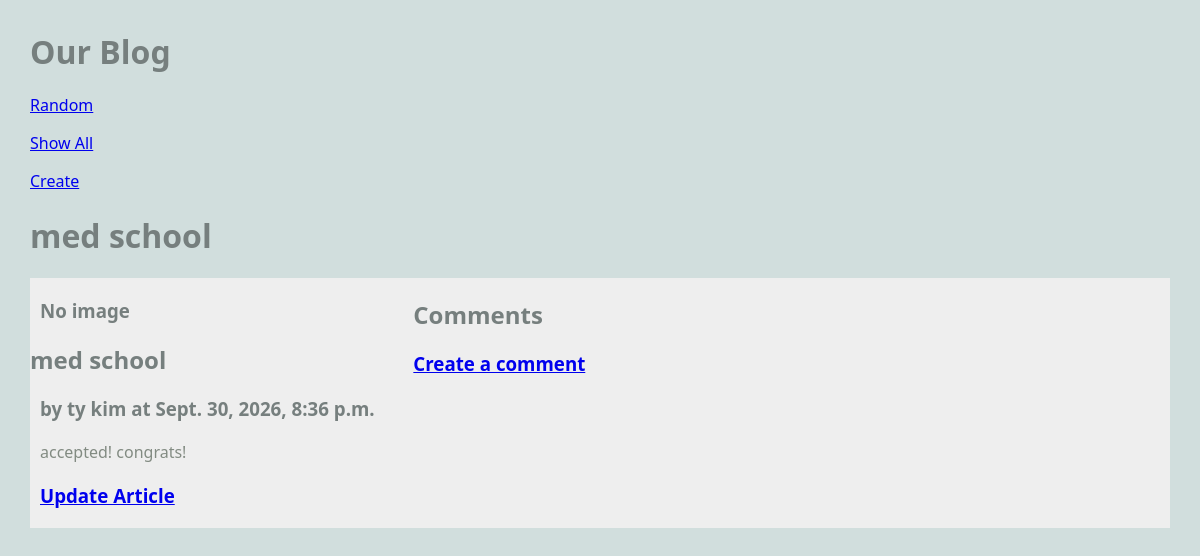
/blog/article/4, run on an earlier commit of the app's database.
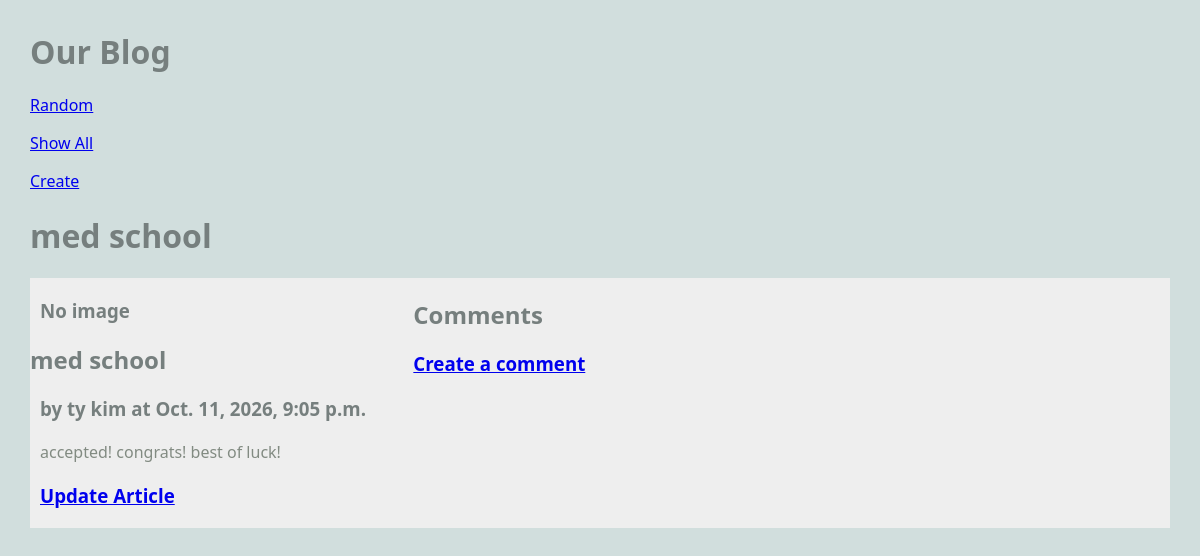
And on a later commit of the database.
### blog/models.py (models this page shows, shortened)
class Article(models.Model):
    title = models.TextField(blank=True)
    author = models.TextField(blank=True)
    text = models.TextField(blank=True)
    published = models.DateTimeField(auto_now=True)
    image_file = models.ImageField(blank=True)
    def get_all_comments(self):
        comments = Comment.objects.filter(article=self)
        return comments

### blog/views.py (the view)
# urls.py: path('article/<int:pk>', ArticleView.as_view(), name="article"),
class ArticleView(DetailView):
    model = Article
    template_name = "blog/article.html"
    context_object_name = "article"

### blog/templates/blog/article.html (shortened to what this page needs)
{% extends 'blog/base.html' %}
{% block content %}
<h1>{{ article.title }}</h1>
<main class="grid-container">
    <article>
        {% if article.image_file %}
        <img src="{{ article.image_file.url }}">
        {% else %}
        <h3>No image</h3>
        {% endif %}
        <div>
            <h2>{{ article.title }}</h2>
            <h3>by {{ article.author }} at {{ article.published }}</h3>
            <p>
                {{ article.text }}
            </p>
            <h3>
                <a href="{% url 'update_article' article.pk %}">Update Article</a>
            </h3>
        </div>
    </article>
    <div>
        <h2>Comments</h2>
        <h3>
            <a href="{% url 'create_comment' article.pk %}">Create a comment</a>
        </h3>
    </div>
</main>
{% endblock %}

What changed in the data, as far as the page shows it:
changed Article "med school": published "Sept. 30, 2026, 8:36 p.m." → "Oct. 11, 2026, 9:05 p.m."; text "accepted! congrats!" → "accepted! congrats! best of luck!"
